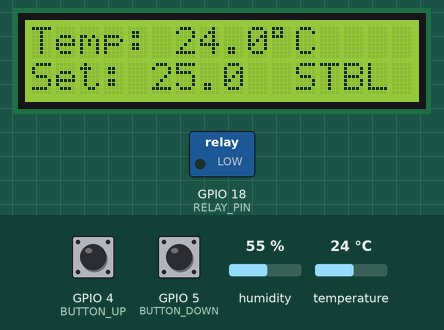
Recording of a sketch running on a simulated ESP32. Shown: 16×2 character LCD, switched loads named in the sketch (green lamp = pin HIGH). Inputs (shaded band) come from the test bench; at power-on: GPIO 4 (BUTTON_UP) LOW, GPIO 5 (BUTTON_DOWN) LOW, temperature 24 °C, humidity 55 %. What the sketch prints to the serial monitor is not drawn.

Above: at 1.2 s.
1.3 s: GPIO 4 (BUTTON_UP) pulled HIGH for 0.15 s
At 3.1 s:
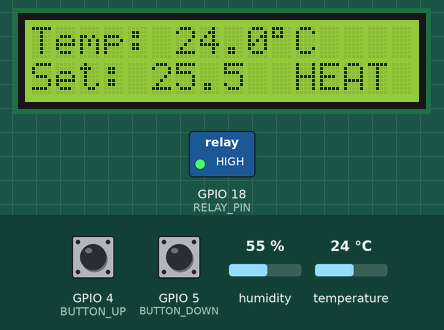
3.6 s: GPIO 5 (BUTTON_DOWN) pulled HIGH for 3.2 s
At 4.5 s:
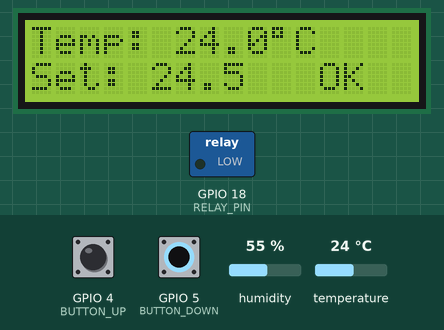
8.3 s: temperature set to 21.1 °C
At 10.9 s:
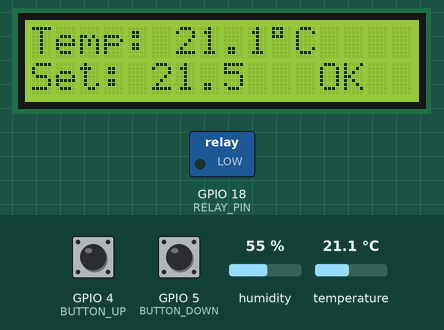
11.7 s: temperature set to 19.8 °C
At 13.2 s:
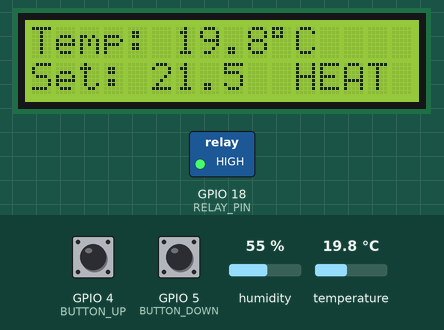
13.7 s: GPIO 4 (BUTTON_UP) pulled HIGH for 1 s
At 15.9 s:
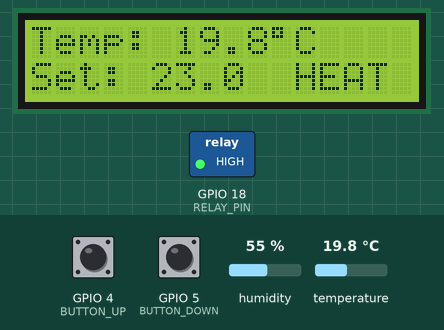
16.2 s: GPIO 5 (BUTTON_DOWN) pulled HIGH for 1 s
At 16.7 s:
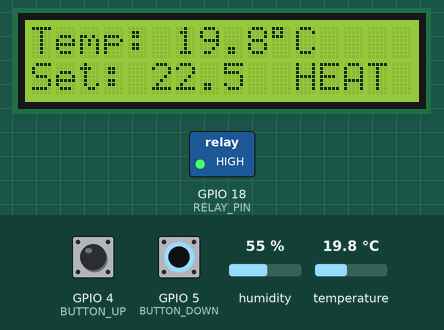
Timing chart, 0 to 19.2 s (numbered marks = the images above; inputs shaded):
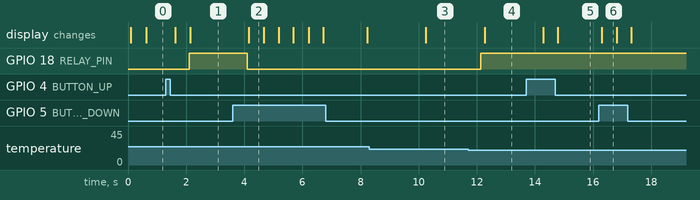

Measured:
- the behaviour switches between 20.5 and 20.4 °C on temperature (found by bisection; images 3 and 4)
- after the input at 1.3 s, GPIO 18 (RELAY_PIN): LOW → HIGH after 0.81 s; the display: first changes after 0.33 s (image 1 shows a later state)
- after the input at 3.6 s, GPIO 18 (RELAY_PIN): HIGH → LOW after 0.51 s; the display: changes after 0.56 s (image 2)
- after the input at 8.3 s, the display: changes after 2.0 s (image 3)
- after the input at 11.7 s, GPIO 18 (RELAY_PIN): LOW → HIGH after 0.43 s; the display: changes after 0.57 s (image 4)
- after the input at 13.7 s, the display: first changes after 0.58 s (image 5 shows a later state)
- after the input at 16.2 s, the display: changes after 0.10 s (image 6)

The sketch:

script.ino
```cpp
#include <Wire.h>
#include <LiquidCrystal_I2C.h>
#include <Adafruit_Sensor.h>
#include "DHT.h"

#define DHTPIN 2
#define DHTTYPE DHT22   // DHT 22  (AM2302), AM2321

DHT dht(DHTPIN, DHTTYPE);

#define RELAY_PIN  18
#define BUTTON_UP  4
#define BUTTON_DOWN  5

 LiquidCrystal_I2C lcd(0x27, 16, 2);


enum State { IDLE, HEATING, STABILIZING, TARGET_REACHED, OVERHEAT };
State systemState = IDLE;

float currentTemp = 0.0;
float targetTemp = 25.0;

SemaphoreHandle_t lcdMutex;

// Task to read temperature
void TaskTemperature(void *pvParameters) {
  for (;;) {

    currentTemp = dht.readTemperature();
    Serial.println(currentTemp);
    // Update state machine
    if (currentTemp < targetTemp - 1) {
      systemState = HEATING;
      digitalWrite(RELAY_PIN, HIGH);
    } else if (abs(currentTemp - targetTemp) <= 0.5) {
      systemState = TARGET_REACHED;
      digitalWrite(RELAY_PIN, LOW);
    } else if (currentTemp > targetTemp + 2) {
      systemState = OVERHEAT;
      digitalWrite(RELAY_PIN, LOW);
    } else {
      systemState = STABILIZING;
      digitalWrite(RELAY_PIN, LOW);
    }

    vTaskDelay(2000 / portTICK_PERIOD_MS);
  }
}

// Task to handle buttons
void TaskButton(void *pvParameters) {
  for (;;) {
    if (digitalRead(BUTTON_UP) == HIGH) {
      Serial.println("up button pressed");
      targetTemp += 0.5;
      vTaskDelay(300); // debounce
    }
    if (digitalRead(BUTTON_DOWN) == HIGH) {
      Serial.println("down button pressed");
      targetTemp -= 0.5;
      vTaskDelay(300); // debounce
    }
    vTaskDelay(100 / portTICK_PERIOD_MS);
  }
}

// Task to update LCD
void TaskLCD(void *pvParameters) {
  float prevTemp = -1000;
  float prevTarget = -1000;
  State prevState = IDLE;

  // Initial layout (draw static text once)
  xSemaphoreTake(lcdMutex, portMAX_DELAY);
  lcd.setCursor(0, 0);
  lcd.print("Temp:");
  lcd.setCursor(0, 1);
  lcd.print("Set: ");
  xSemaphoreGive(lcdMutex);

  for (;;) {
    if (xSemaphoreTake(lcdMutex, portMAX_DELAY) == pdTRUE) {
      // Update temperature only if changed
      if (abs(currentTemp - prevTemp) > 0.1) {
        lcd.setCursor(6, 0); // position after "Temp:"
        lcd.print("     ");  // clear old value
        lcd.setCursor(6, 0);
        lcd.print(currentTemp, 1);
        lcd.print((char)223);
        lcd.print("C");
        prevTemp = currentTemp;
      }

      // Update target temperature only if changed
      if (abs(targetTemp - prevTarget) > 0.1) {
        lcd.setCursor(5, 1); // position after "Set: "
        lcd.print("     ");  // clear old value
        lcd.setCursor(5, 1);
        lcd.print(targetTemp, 1);
        prevTarget = targetTemp;
      }

      // Update state only if changed
      if (systemState != prevState) {
        lcd.setCursor(11, 1);  // right-aligned state
        lcd.print("     ");    // clear previous state
        lcd.setCursor(11, 1);
        switch (systemState) {
          case IDLE: lcd.print("IDLE"); break;
          case HEATING: lcd.print("HEAT"); break;
          case STABILIZING: lcd.print("STBL"); break;
          case TARGET_REACHED: lcd.print(" OK "); break;
          case OVERHEAT: lcd.print("HOT!"); break;
        }
        prevState = systemState;
      }

      xSemaphoreGive(lcdMutex);
    }

    vTaskDelay(500 / portTICK_PERIOD_MS);
  }
}

void setup() {
  Serial.begin(115200);
  Wire.begin();
  Serial.println(F("DHT22 example!"));

  dht.begin();

  lcd.init();
  lcd.backlight();


  pinMode(RELAY_PIN, OUTPUT);
  pinMode(BUTTON_UP, INPUT);
  pinMode(BUTTON_DOWN, INPUT);

  lcdMutex = xSemaphoreCreateMutex();

  xTaskCreatePinnedToCore(TaskTemperature, "TempTask", 1000, NULL, 1, NULL, 1);
  xTaskCreatePinnedToCore(TaskButton, "ButtonTask", 1000, NULL, 1, NULL, 1);
  xTaskCreatePinnedToCore(TaskLCD, "LCDTask", 2000, NULL, 1, NULL, 1);
}

void loop() {

}
```
